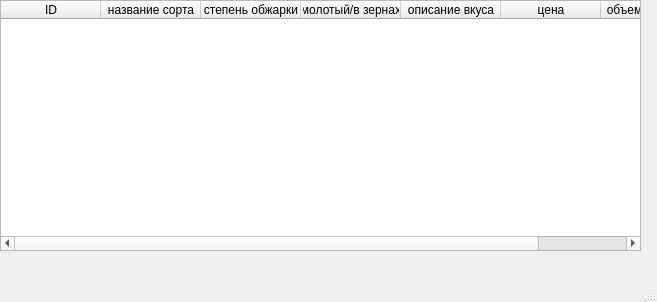
<?xml version="1.0" encoding="UTF-8"?>
<ui version="4.0">
 <class>MainWindow</class>
 <widget class="QMainWindow" name="MainWindow">
  <property name="geometry">
   <rect>
    <x>0</x>
    <y>0</y>
    <width>657</width>
    <height>302</height>
   </rect>
  </property>
  <property name="windowTitle">
   <string>MainWindow</string>
  </property>
  <widget class="QWidget" name="centralwidget">
   <widget class="QTableWidget" name="tableWidget">
    <property name="geometry">
     <rect>
      <x>0</x>
      <y>0</y>
      <width>641</width>
      <height>251</height>
     </rect>
    </property>
    <column>
     <property name="text">
      <string>ID</string>
     </property>
    </column>
    <column>
     <property name="text">
      <string>название сорта</string>
     </property>
    </column>
    <column>
     <property name="text">
      <string>степень обжарки</string>
     </property>
    </column>
    <column>
     <property name="text">
      <string>молотый/в зернах</string>
     </property>
    </column>
    <column>
     <property name="text">
      <string>описание вкуса</string>
     </property>
    </column>
    <column>
     <property name="text">
      <string>цена</string>
     </property>
    </column>
    <column>
     <property name="text">
      <string>объем упаковки</string>
     </property>
    </column>
   </widget>
  </widget>
  <widget class="QMenuBar" name="menubar">
   <property name="geometry">
    <rect>
     <x>0</x>
     <y>0</y>
     <width>657</width>
     <height>21</height>
    </rect>
   </property>
  </widget>
  <widget class="QStatusBar" name="statusbar"/>
 </widget>
 <resources/>
 <connections/>
</ui>
